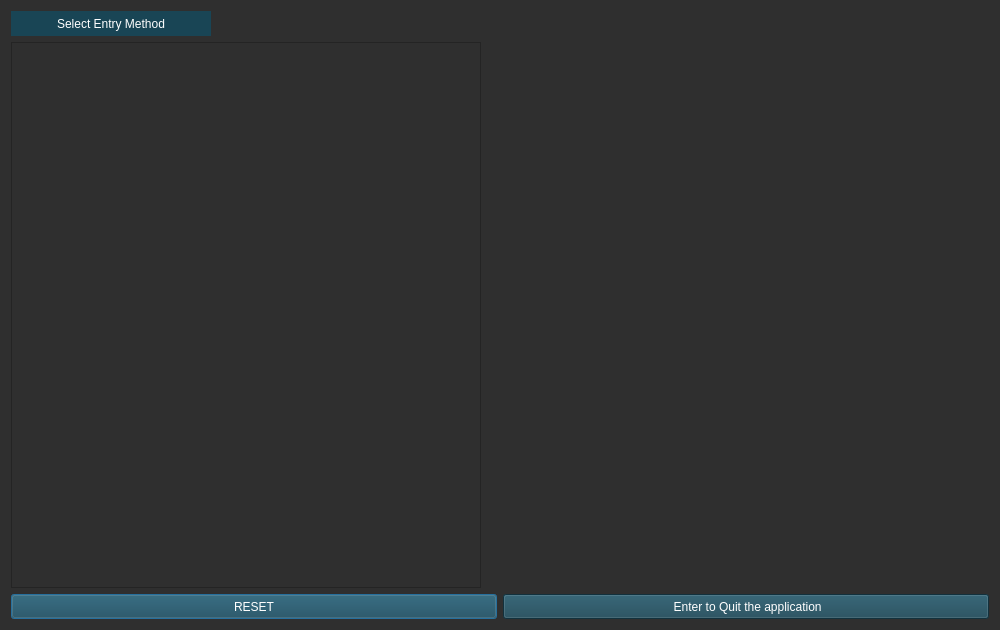
<?xml version="1.0" encoding="UTF-8"?>
<ui version="4.0">
 <class>EntryManagement</class>
 <widget class="QDialog" name="EntryManagement">
  <property name="geometry">
   <rect>
    <x>0</x>
    <y>0</y>
    <width>1000</width>
    <height>630</height>
   </rect>
  </property>
  <property name="minimumSize">
   <size>
    <width>1000</width>
    <height>630</height>
   </size>
  </property>
  <property name="maximumSize">
   <size>
    <width>1000</width>
    <height>630</height>
   </size>
  </property>
  <property name="windowTitle">
   <string>Select Entry Managementl For Analysis</string>
  </property>
  <property name="styleSheet">
   <string notr="true">background-color: rgb(47, 47, 47);
border-color: rgb(47, 47, 47);
color: rgb(255, 255, 255);</string>
  </property>
  <layout class="QVBoxLayout" name="verticalLayout_2">
   <item>
    <layout class="QHBoxLayout" name="horizontalLayout">
     <item>
      <widget class="QLabel" name="label_38">
       <property name="minimumSize">
        <size>
         <width>200</width>
         <height>25</height>
        </size>
       </property>
       <property name="maximumSize">
        <size>
         <width>100</width>
         <height>25</height>
        </size>
       </property>
       <property name="styleSheet">
        <string notr="true">color: rgb(255, 255, 255);
background-color: rgb(25, 69, 85);</string>
       </property>
       <property name="text">
        <string>Select Entry Method</string>
       </property>
       <property name="alignment">
        <set>Qt::AlignCenter</set>
       </property>
      </widget>
     </item>
     <item>
      <spacer name="horizontalSpacer">
       <property name="orientation">
        <enum>Qt::Horizontal</enum>
       </property>
       <property name="sizeHint" stdset="0">
        <size>
         <width>40</width>
         <height>20</height>
        </size>
       </property>
      </spacer>
     </item>
    </layout>
   </item>
   <item>
    <layout class="QHBoxLayout" name="horizontalLayout_2">
     <item>
      <widget class="QListWidget" name="EntrytoollistWidget">
       <property name="maximumSize">
        <size>
         <width>470</width>
         <height>16777215</height>
        </size>
       </property>
       <property name="styleSheet">
        <string notr="true">background-color: rgb(47, 47, 47);
border-color: rgb(47, 47, 47);
color: rgb(255, 255, 255);</string>
       </property>
      </widget>
     </item>
     <item>
      <widget class="QWidget" name="widget" native="true">
       <layout class="QVBoxLayout" name="verticalLayout_3">
        <item>
         <layout class="QVBoxLayout" name="EntrygroupverticalLayout"/>
        </item>
       </layout>
      </widget>
     </item>
    </layout>
   </item>
   <item>
    <layout class="QHBoxLayout" name="horizontalLayout_4">
     <item>
      <widget class="QPushButton" name="Btn_Entrymm_reset">
       <property name="minimumSize">
        <size>
         <width>100</width>
         <height>25</height>
        </size>
       </property>
       <property name="maximumSize">
        <size>
         <width>1000</width>
         <height>25</height>
        </size>
       </property>
       <property name="styleSheet">
        <string notr="true">color: rgb(255, 255, 255);
background-color: rgb(25, 69, 85);</string>
       </property>
       <property name="text">
        <string>RESET</string>
       </property>
      </widget>
     </item>
     <item>
      <widget class="QPushButton" name="Btn_Entrymm_enter">
       <property name="minimumSize">
        <size>
         <width>100</width>
         <height>25</height>
        </size>
       </property>
       <property name="maximumSize">
        <size>
         <width>1000</width>
         <height>25</height>
        </size>
       </property>
       <property name="styleSheet">
        <string notr="true">color: rgb(255, 255, 255);
background-color: rgb(25, 69, 85);</string>
       </property>
       <property name="text">
        <string> Enter to Quit the application</string>
       </property>
      </widget>
     </item>
    </layout>
   </item>
  </layout>
 </widget>
 <resources/>
 <connections/>
</ui>
